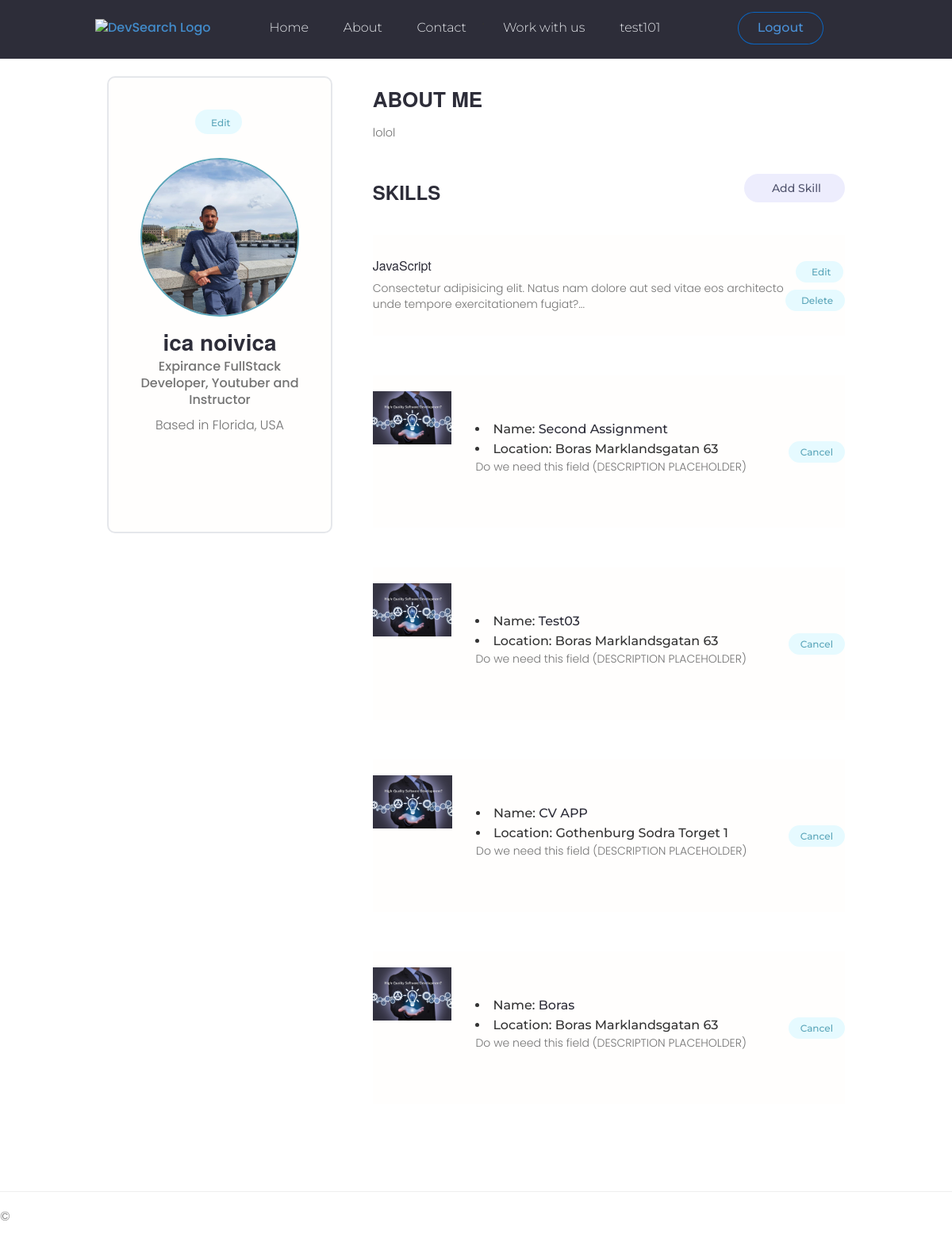
Screenshot of /account/ (signed in) with the database file from the repository.
### ProfilePages/models.py (models this page shows, shortened)
class Profile(models.Model):
     user = models.OneToOneField(User,on_delete=models.CASCADE,null=True)
     assignments = models.ManyToManyField(Assignment,blank=True)
     first_name = models.CharField(max_length=100)
     last_name = models.CharField(max_length=100)
     email = models.EmailField()
     profile_picture= models.ImageField(null=True,blank= True,default="user-default.png")
     bio = models.TextField(max_length=1000,blank=True)
     created = models.DateTimeField(auto_now_add=True,blank=True,null=True)
     id = models.UUIDField(default=uuid.uuid4,unique=True,primary_key=True,editable=False)
     skills = models.ManyToManyField(Skill, blank=True)
     @property
     def fullname(self):
        if self.first_name:
           return f"{self.first_name} {self.last_name}"
        return "missing name"

### assignment/models.py (models this page shows, shortened)
class Assignment(models.Model):
    host = models.ForeignKey(User,on_delete=models.SET_NULL,blank=True, null=True)
    tags = models.ManyToManyField(Tag,blank=True)
    title = models.CharField(max_length=200)
    featured_picture = models.ImageField(null=True,blank=True , default = "project.jpg")
    description = models.TextField()
    location = models.ForeignKey(Location, on_delete=models.CASCADE)
    applicant = models.ManyToManyField(Applicant)
    updated = models.DateTimeField(auto_now=True)
    created = models.DateTimeField(auto_now_add=True)
    id = models.UUIDField(default=uuid.uuid4,unique=True,primary_key=True,editable=False)

class Location(models.Model):
    name = models.CharField(max_length=200)
    adress = models.CharField(max_length=300)
    def __str__(self):
       return f"{self.name} {self.adress}"

### ProfilePages/views.py (the view)
# urls.py: path('account/',views.account,name='account')
@login_required(login_url = 'login')
def account(request):
    id = request.user.profile.id
    profile = Profile.objects.get(id = id)
    assignments = [_ for _ in Assignment.objects.filter(host=request.user)]
    context = {'assignments':assignments, 'profile' : profile}
    return render(request,'ProfilePages/account.html',context)

### ProfilePages/templates/ProfilePages/account.html (shortened to what this page needs)
{% extends "MainPages/layout.html" %}
{% block content %}
  {% if request.user.is_superuser%}
  {% include 'ProfilePages/includes/staff-details.html' %}
  {% else %}
  {% include 'ProfilePages/includes/normal-details.html' %}
  {% endif %}
  {% endblock %}

### MainPages/templates/MainPages/navbar.html (shortened to what this page needs)
{% load static %}
<head>
    <link rel="stylesheet" href="{% static 'MainPages/styles/navbar-custom.css' %}" />
</head>
<header class="header navBarFlex">
    <div class="containerNew">
        <a href="/" class="header__logo logo">
            <img src="https://torqueengineering.se/images/custom/Appearance/7.png"  width="30"
            height="25"  alt="DevSearch Logo" />
        </a>
        <nav class="navMidBar">
                <ul class="nav__links">
                    <li class="header__menuItem"><a href= "{% url 'home' %}">Home</a></li>
                    <li class="header__menuItem"><a href= "{% url 'about' %}">About</a></li>
                    <li class="header__menuItem"><a href= "{% url 'contact' %}">Contact</a></li>'
                    <li class="header__menuItem"><a href="{% url 'all-assignments' %}">Work with us </a></li>
                    {% if request.user.is_authenticated %}
                    <li class="header__menuItem"><a href="{% url 'account'  %}" >{{ user.username}} </a></li>
                    {% endif  %}
                </ul>
        </nav>
        <div class="signInSignOutLayout">
            {% if request.user.is_authenticated %}
            <a class="logInOutRegBtn signInBtn" href="{% url 'logout' %}">Logout</a>
            {% else %}
            <li class="header__menuItem logInOutRegBtn"> <a href="{% url 'register' %}">Join now</a></li>
            <a class="logInOutRegBtn signInBtn" href="{% url 'login' %}">Sign in</a>
            {% endif  %}
        </div>
    </div>
</header>

### ProfilePages/templates/ProfilePages/includes/normal-details.html (shortened to what this page needs)
<main class="settingsPage profile my-md">
    <div class="container">
      <div class="layout">
        <div class="column column--1of3">
          <div class="card text-center">
            <div class="card__body dev">
              <a class="tag tag--pill tag--main settings__btn" href="{% url 'profile-update' request.user.profile.id %}"> Edit</a>
              <a href="{% url 'profile' profile.id %}" ><img class="avatar avatar--xl dev__avatar" src="{{ profile.profile_picture.url }}" alt="user-default" /></a>
              <h2 class="dev__name"  >{{profile.fullname}}  </h2>
              <p class="dev__title">Expirance FullStack Developer, Youtuber and Instructor</p>
              <p class="dev__location">Based in Florida, USA</p>
              <ul class="dev__social">
              </ul>
            </div>
          </div>
        </div>
        <div class="column column--2of3">
          <div class="devInfo">
            <h3 class="devInfo__title">About Me</h3>
            <p class="devInfo__about">
                {{profile.bio}}
            </p>
          </div>
          <div class="settings">
            <h3 class="settings__title">Skills</h3>
            <a class="tag tag--pill tag--sub settings__btn tag--lg" href="#"> Add Skill</a>
          </div>
          <table class="settings__table">
            <tr>
              <td class="settings__tableInfo">
                <h4>JavaScript</h4>
                <p>
                  Consectetur adipisicing elit. Natus nam dolore aut sed vitae eos architecto unde tempore
                  exercitationem fugiat?...
                </p>
              </td>
              <td class="settings__tableActions">
                <a class="tag tag--pill tag--main settings__btn" href="#"> Edit</a>
                <a class="tag tag--pill tag--main settings__btn" href="#">
                  Delete</a>
              </td>
            </tr>
          </table>
          {% for assignment in profile.assignments.all %}
          <table class="settings__table">
            <tr>
              <td class="settings__thumbnail">
                <a href="{% url 'assignment-details' assignment.id %}">
                    <img class="project__thumbnail" src="{{assignment.featured_picture.url}}" alt="project.jpg" />
              </td>
              <td class="settings__tableInfo">
                <li>Name: <a href="{% url 'assignment-details' assignment.id %}">{{assignment.title}}</a></li>
                <li>Location: {{assignment.location}}  </li>
                <p>
                  Do we need this field (DESCRIPTION PLACEHOLDER)
                </p>
              </td>
              <td class="settings__tableActions">
                <a class="tag tag--pill tag--main settings__btn"   href="{% url 'cancel-assignment' assignment.id %}">Cancel</a></li>
              </td>
            </tr>
          </table>
          {% endfor %}
        </div>
    </div>
  </div>
</main>

### MainPages/static/MainPages/styles/MainPages.css (style rules this page uses)
:root { --color-sub: #2d2d39; }
.card { border: 2px solid var(--color-light); }
img { width: 100%; }
.header { position: fixed; top: 0; width: 100%; z-index: 111; background-color: var(--color-sub); padding: 1.5rem 0; }
.header__logo > img { height: 3.8rem; }
.header__menuItem > a { color: var(--color-light); font-weight: 300; }
.profile .card > .dev { padding: 4rem; }
.dev__avatar { display: block; margin: auto; }
.dev__name { color: var(--color-sub); font-size: 2.8rem; font-weight: 700; margin-top: 1rem; margin-bottom: 0.5rem; }
.dev__title { font-size: 1.6rem; font-weight: 500; line-height: 1.3; }
.dev__location { margin-top: 1rem; }
.dev__social { margin: 3rem 0; list-style: none; display: flex; justify-content: center; gap: 1.5rem; }
.devInfo { margin-bottom: 3rem; }
.devInfo__title, .devInfo__subtitle { font-size: 2.6rem; color: var(--color-sub); text-transform: uppercase; font-weight: 700; margin-bottom: 1.5rem; }
.devInfo__about, .devSkill__info { font-size: 1.45rem; line-height: 1.7; text-align: justify; }
.project__thumbnail { height: 25rem; object-fit: cover; object-position: top center; }
.settingsPage .dev > .settings__btn { display: inline-block; margin-bottom: 3rem; }
.settings { display: flex; justify-content: space-between; align-items: center; }
.settings__title { font-size: 2.4rem; text-transform: uppercase; font-weight: 700; color: var(--color-sub); }
.settings__table { margin-top: 3rem; margin-bottom: 5rem; padding: 0 3rem; background: var(--color-white); }
.settings__table tr { width: 100%; }
.settings__table tr > td { padding: 2rem 0; }
.settings__thumbnail { width: 23%; min-width: 10rem; }
.settings__thumbnail img { padding-right: 3rem; height: 15rem; object-fit: contain; }
.settings__tableInfo { width: 100%; }
.settings__tableInfo h4, .settings__tableInfo a { padding-right: 1rem; width: auto; font-size: 1.6rem; font-weight: 500; color: var(--color-sub); }
.settings__tableInfo p { font-size: 1.4rem; }
.settings__tableActions { text-align: right; }

### MainPages/static/MainPages/styles/navbar-custom.css (style rules this page uses)
* { box-sizing: border-box; margin: 0; padding: 0; }
li, a, button { font-family: "Montserrat", sans-serif; font-weight: 500; font-size: 16px; text-decoration: none; }
.navBarFlex { padding-left: 30px 0; }
.header { padding-left: 10%; padding-right: 10%; position: fixed; z-index: 111; background-color: var(--color-sub); padding-top: 1.5rem; padding-bottom: 1.5rem; padding-right: 0; }
.header > .containerNew { display: flex; justify-content: flex-start; padding: 0 0; margin: 0 0 0 0; align-items: baseline; }
.logo { cursor: pointer; margin-right: 5%; }
.nav__links li { display: inline-block; padding: 0px 20px; }
.nav__links li a { transition: all 0.3s ease 0s; }
.logInOutRegBtn { padding: 9px 25px; background-color: var(--color-main-dark); border-radius: 50px; border-color: rgb(10, 102, 194); cursor: pointer; transition: all 0.3s ease 0s; }
.signInBtn { text-decoration: solid; text-decoration-color: rgb(10, 102, 194); box-shadow: rgb(10, 102, 194) 0px 0px 0px 1px inset; color: rgb(74, 144, 214); font-size: 16px; }
.signInSignOutLayout { display: flex; margin-left: auto; margin-right: 15%; }
.navMidBar { margin-right: auto; }

### MainPages/static/uikit/styles/modules/_variables.css (style rules this page uses)
:root { --color-main: #5aa5b9; --color-main-light: #e6faff; --color-sub: #3f4156; --color-sub-light: #51546e; --color-sub-lighter: #ededfd; --color-text: #737373; --color-gray: #8b8b8b; --color-light: #e5e7eb; --color-light-gray: #767676; --color-bg: #f8fafd; --color-white: #fffefd; --color-white-light: #f3f3f3; --color-success: #359e64; --color-success-bg: #def8e8; --color-error: #fc4b0b; --color-error-bg: #fff2ee; --font-base: 'Poppins', arial, helvetica, 'Segoe UI', roboto, ubuntu, sans-serif; --font-monospace: 'Fira Code', 'Courier New', courier, monospace; --font-regular: 300; --font-medium: 500; --font-bold: 700; --generic-shadow: 1px 1px 5px #00000010; --generic-transition: all 0.3s ease-in-out; }

### MainPages/static/uikit/styles/modules/_base.css (style rules this page uses)
* { margin: 0; padding: 0; box-sizing: border-box; text-rendering: optimizeLegibility; color: inherit; font-size: inherit; }
html { font-size: 50%; }
@media only screen and (min-width: 480px) { html { font-size: 56.25%; } }
@media only screen and (min-width: 1200px) { html { font-size: 62.5%; } }
body { line-height: 1.6; font-weight: 400; font-size: 1.5rem; color: var(--color-text); background-color: var(--color-bg); min-height: 100vh; }

### MainPages/static/uikit/styles/modules/_avatar.css (style rules this page uses)
.avatar { border-radius: 50%; border: 2px solid var(--color-main); object-fit: cover; }
.avatar--xl { height: 20rem; width: 20rem; }

### rows the page displays
Profile: profile_picture (picture), fullname "ica noivica", bio "lolol"
Assignment: featured_picture (picture), title "Second Assignment", location "Boras Marklandsgatan 63"
Assignment: featured_picture (picture), title "Test03", location "Boras Marklandsgatan 63"
Assignment: featured_picture (picture), title "CV APP", location "Gothenburg Sodra Torget 1"
Assignment: featured_picture (picture), title "Boras", location "Boras Marklandsgatan 63"

### other values shown
{{ user.username }} "test101"
